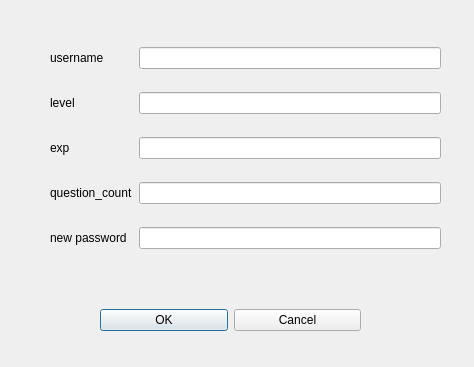
<?xml version="1.0" encoding="UTF-8"?>
<ui version="4.0">
 <class>reset_pwd</class>
 <widget class="QDialog" name="reset_pwd">
  <property name="geometry">
   <rect>
    <x>0</x>
    <y>0</y>
    <width>474</width>
    <height>367</height>
   </rect>
  </property>
  <property name="windowTitle">
   <string>Dialog</string>
  </property>
  <widget class="QWidget" name="gridLayoutWidget">
   <property name="geometry">
    <rect>
     <x>50</x>
     <y>30</y>
     <width>391</width>
     <height>241</height>
    </rect>
   </property>
   <layout class="QGridLayout" name="gridLayout">
    <item row="0" column="0">
     <widget class="QLabel" name="label">
      <property name="text">
       <string>username</string>
      </property>
     </widget>
    </item>
    <item row="2" column="0">
     <widget class="QLabel" name="label_3">
      <property name="text">
       <string>exp</string>
      </property>
     </widget>
    </item>
    <item row="1" column="0">
     <widget class="QLabel" name="label_2">
      <property name="text">
       <string>level</string>
      </property>
     </widget>
    </item>
    <item row="4" column="0">
     <widget class="QLabel" name="label_5">
      <property name="text">
       <string>new password</string>
      </property>
     </widget>
    </item>
    <item row="3" column="0">
     <widget class="QLabel" name="label_4">
      <property name="text">
       <string>question_count</string>
      </property>
     </widget>
    </item>
    <item row="0" column="1">
     <widget class="QLineEdit" name="username"/>
    </item>
    <item row="1" column="1">
     <widget class="QLineEdit" name="level"/>
    </item>
    <item row="2" column="1">
     <widget class="QLineEdit" name="exp"/>
    </item>
    <item row="3" column="1">
     <widget class="QLineEdit" name="count"/>
    </item>
    <item row="4" column="1">
     <widget class="QLineEdit" name="new_pwd"/>
    </item>
   </layout>
  </widget>
  <widget class="QWidget" name="horizontalLayoutWidget">
   <property name="geometry">
    <rect>
     <x>100</x>
     <y>290</y>
     <width>261</width>
     <height>61</height>
    </rect>
   </property>
   <layout class="QHBoxLayout" name="horizontalLayout">
    <item>
     <widget class="QPushButton" name="OKBtn">
      <property name="text">
       <string>OK</string>
      </property>
     </widget>
    </item>
    <item>
     <widget class="QPushButton" name="cancel">
      <property name="text">
       <string>Cancel</string>
      </property>
     </widget>
    </item>
   </layout>
  </widget>
 </widget>
 <resources/>
 <connections>
  <connection>
   <sender>cancel</sender>
   <signal>clicked()</signal>
   <receiver>reset_pwd</receiver>
   <slot>close()</slot>
   <hints>
    <hint type="sourcelabel">
     <x>296</x>
     <y>319</y>
    </hint>
    <hint type="destinationlabel">
     <x>236</x>
     <y>183</y>
    </hint>
   </hints>
  </connection>
 </connections>
</ui>
